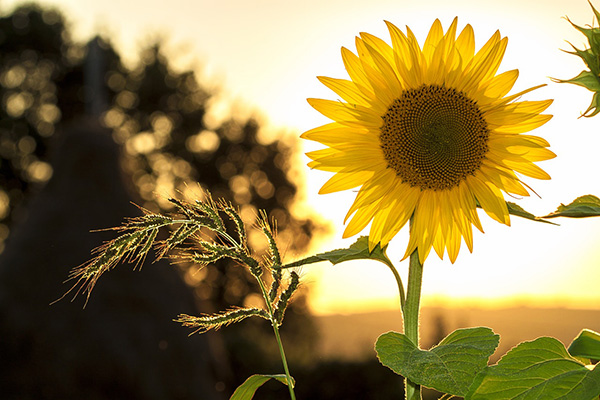
#> input picture sampel.jpg, 600 x 400 px, found by its file name
$ python decrypt.py
#> lines starting #> are read from the running program, lines starting #| are printed output that depends on the picture
import numpy as np
import matplotlib.pyplot as plt
from PIL import Image

def is_one(matrix):
    """
    Fungsi untuk mengecek apakah determinan dari matrix adalah 1
    """
    a = matrix[0][0]
    b = matrix[0][1]
    c = matrix[1][0]
    d = matrix[1][1]
    return (a * d) - (b * c) == 1

def encrypt(image, matrix):
    """
    Fungsi untuk mengenkripsi gambar menggunakan matriks transformasi 2x2
    """
    if not is_one(matrix):
        return "Determinan matrix harus 1"

    # Membuat array hasil dengan ukuran yang sama dengan gambar asli
    result = np.zeros_like(image)
    a, b = matrix[0]
    c, d = matrix[1]

    # Iterasi setiap piksel dalam gambar
    for i in range(0, image.shape[0] - 1, 2):  # Mengambil dua baris sekaligus
        for j in range(image.shape[1]):       # Iterasi setiap kolom
            # Operasi pada channel merah (R)
            r1 = ((image[i, j, 0] * a) + (image[i + 1, j, 0] * c)) % 256
            r2 = ((image[i, j, 0] * b) + (image[i + 1, j, 0] * d)) % 256

            # Operasi pada channel hijau (G)
            g1 = ((image[i, j, 1] * a) + (image[i + 1, j, 1] * c)) % 256
            g2 = ((image[i, j, 1] * b) + (image[i + 1, j, 1] * d)) % 256

            # Operasi pada channel biru (B)
            b1 = ((image[i, j, 2] * a) + (image[i + 1, j, 2] * c)) % 256
            b2 = ((image[i, j, 2] * b) + (image[i + 1, j, 2] * d)) % 256

            # Menyimpan hasil transformasi ke array hasil
            result[i, j, 0] = r1
            result[i, j, 1] = g1
            result[i, j, 2] = b1
            result[i + 1, j, 0] = r2
            result[i + 1, j, 1] = g2
            result[i + 1, j, 2] = b2

    return result

def decrypt(image, matrix):
    """
    Fungsi untuk mendekripsi gambar menggunakan invers dari matriks transformasi
    """
    if not is_one(matrix):
        return "Determinan matrix harus 1"

    # Menghitung invers matrix
    a, b = matrix[0]
    c, d = matrix[1]
    inverse_matrix = np.array([[d, -b], [-c, a]])

    # Gunakan invers matrix untuk dekripsi
    return encrypt(image, inverse_matrix)

# Path gambar input
filename = "D:\PCD14\sampel.jpg"  # Ganti dengan nama file gambar Anda

# Membaca gambar menggunakan PIL dan mengkonversi ke numpy array
image = np.array(Image.open(filename))
#> image is the input picture: shape (400, 600, 3); mean R, G, B 146.8, 128.9, 78.6

# Definisi matriks transformasi
matrix = np.array([[1, 1], [1, 2]])  # Matriks dengan determinan 1

# Mengenkripsi gambar
encrypted_image = encrypt(image, matrix)
#> after the loop in encrypt, `for i in range(0, image.shape[0] - 1, 2):`:
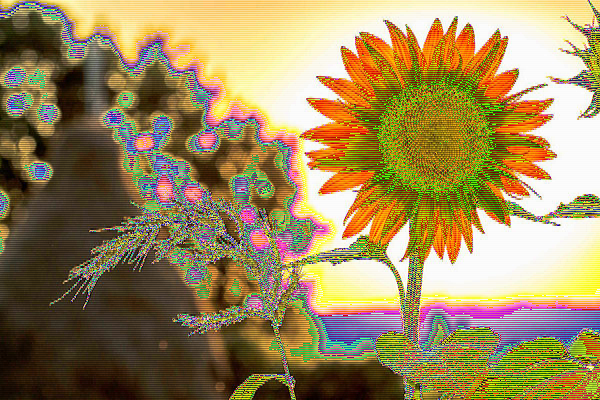
#> result: shape (400, 600, 3); mean R, G, B 156.5, 136.4, 91.6

# Mendekripsi gambar
decrypted_image = decrypt(encrypted_image, matrix)

# Menampilkan gambar asli, terenkripsi, dan terdekripsi
if isinstance(encrypted_image, str):
    print(encrypted_image)
else:
    plt.figure(figsize=(15, 5))

    plt.subplot(1, 3, 1)
    plt.title("Original Image")
    plt.imshow(image)
    plt.axis('off')

    plt.subplot(1, 3, 2)
    plt.title("Encrypted Image")
    plt.imshow(encrypted_image)
    plt.axis('off')

    plt.subplot(1, 3, 3)
    plt.title("Decrypted Image")
    plt.imshow(decrypted_image)
    plt.axis('off')

    plt.show()
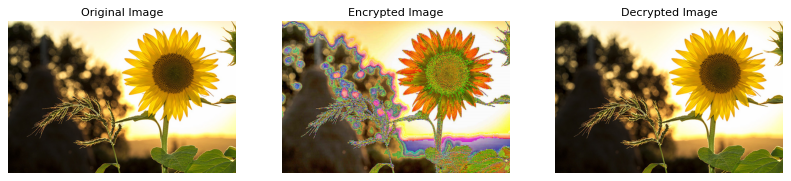
#> figure drawn by matplotlib, 3 panels

    # Menyimpan hasil enkripsi dan dekripsi
    Image.fromarray(encrypted_image.astype(np.uint8)).save('encrypted_' + filename)
    Image.fromarray(decrypted_image.astype(np.uint8)).save('decrypted_' + filename)
